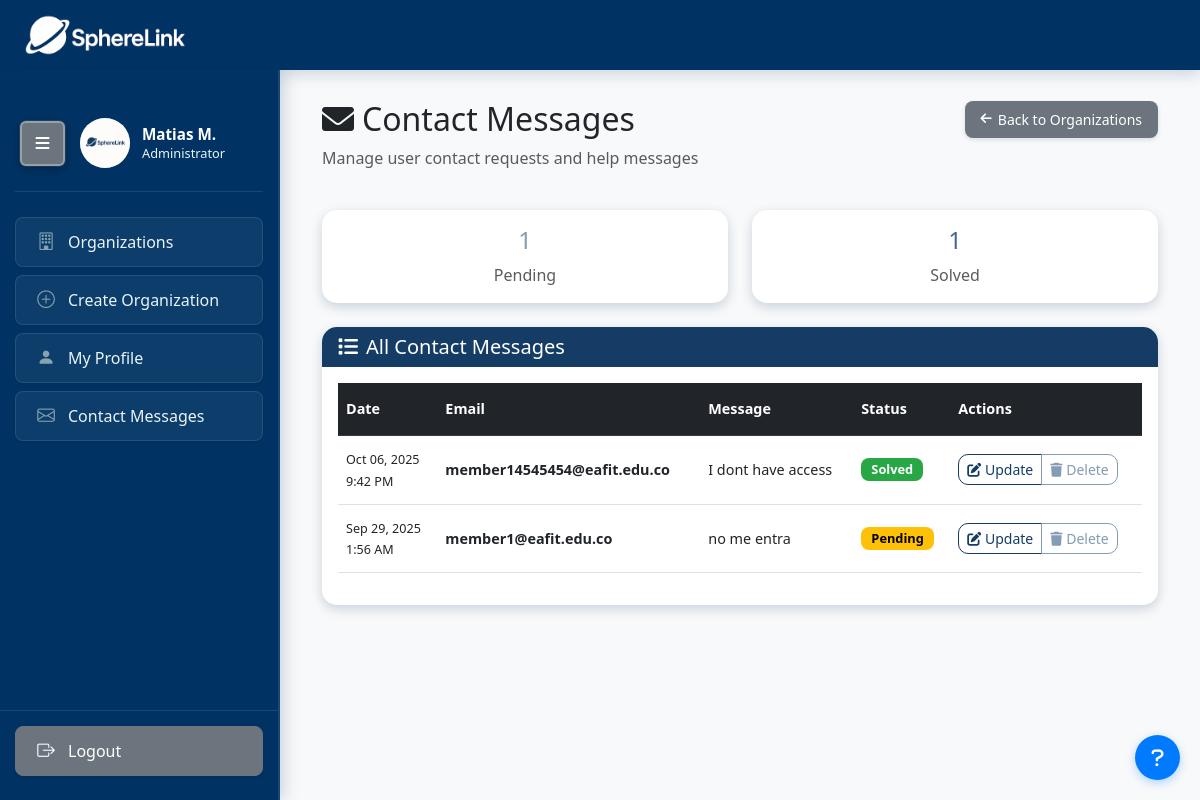
The page /organizations/contact-messages/ (signed in) on the database its author committed.
### profiles/models.py (models this page shows, shortened)
class Profile(models.Model):
    user = models.OneToOneField(User, on_delete=models.CASCADE)
    bio = models.TextField(blank=True, null=True)
    photo = models.ImageField(upload_to='profile_photos/', blank=True, null=True)

### registration/models.py (models this page shows, shortened)
class ContactMessage(models.Model):
    STATUS_CHOICES = [
        ('pending', 'Pending'),
        ('solved', 'Solved'),
    ]
    email = models.EmailField(help_text="User's email address")
    subject = models.CharField(max_length=200, default="Login/Account Help Request")
    message = models.TextField(help_text="Description of the issue or help needed")
    status = models.CharField(max_length=20, choices=STATUS_CHOICES, default='pending')
    created_at = models.DateTimeField(auto_now_add=True)
    updated_at = models.DateTimeField(auto_now=True)
    admin_notes = models.TextField(blank=True, null=True, help_text="Internal notes for administrators")
    class Meta:
        ordering = ['-created_at']
        verbose_name = "Contact Message"
        verbose_name_plural = "Contact Messages"

### organizations/views.py (the view, shortened to what this page needs)
# urls.py: path('contact-messages/', views.contact_messages_view, name='contact_messages'),
@login_required
def contact_messages_view(request):
    if not _is_super_admin(request.user):
        messages.error(request, "Access denied. Super Admin privileges required.")
        return redirect('events:dashboard')
    from registration.models import ContactMessage
    contact_messages = ContactMessage.objects.all().order_by('-created_at')
    pending_messages = contact_messages.filter(status='pending').count()
    solved_messages = contact_messages.filter(status='solved').count()
    context = {
        'contact_messages': contact_messages,
        'pending_messages': pending_messages,
        'solved_messages': solved_messages,
        'status_choices': ContactMessage.STATUS_CHOICES,
    }
    return render(request, 'organizations/contact_messages.html', context)

### organizations/views.py (called while the page is built, shortened)
def _is_super_admin(user):
    if not user.is_authenticated:
        return False
    if user.is_superuser:
        return True

### profiles/context_processors.py (called while the page is built)
def user_profile(request):
    if request.user.is_authenticated:
        try:
            profile = Profile.objects.get(user=request.user)
        except Profile.DoesNotExist:
            profile = None
    else:
        profile = None
    return {
        'user_profile': profile
    }

def unread_notifications(request):
    if request.user.is_authenticated:
        from events.models import Notification
        unread_count = Notification.objects.filter(user=request.user, is_read=False).count()
    else:
        unread_count = 0
    return {
        'unread_notifications_count': unread_count
    }

### organizations/templates/organizations/contact_messages.html (shortened to what this page needs)
{% extends 'organizations/superadmin_base.html' %}
{% block content %}
<div class="container">
    <div class="row mb-4">
        <div class="col-12">
            <div class="d-flex justify-content-between align-items-center mb-2">
                <h2 class="text-dark mb-0">
                    <i class="fas fa-envelope me-2"></i>Contact Messages
                </h2>
                <a href="{% url 'organizations:organization_list' %}" class="btn-back">
                    <i class="fas fa-arrow-left"></i>Back to Organizations
                </a>
            </div>
            <p class="text-muted">Manage user contact requests and help messages</p>
        </div>
    </div>
    <div class="row mb-4">
        <div class="col-md-6">
            <div class="card text-center">
                <div class="card-body">
                    <h4 class="text-warning">{{ pending_messages }}</h4>
                    <p class="text-muted mb-0">Pending</p>
                </div>
            </div>
        </div>
        <div class="col-md-6">
            <div class="card text-center">
                <div class="card-body">
                    <h4 class="text-success">{{ solved_messages }}</h4>
                    <p class="text-muted mb-0">Solved</p>
                </div>
            </div>
        </div>
    </div>
    <div class="row">
        <div class="col-12">
            <div class="card">
                <div class="card-header bg-primary text-white">
                    <h5 class="mb-0">
                        <i class="fas fa-list me-2"></i>All Contact Messages
                    </h5>
                </div>
                <div class="card-body">
                    {% if contact_messages %}
                        <div class="table-responsive">
                            <table class="table table-hover">
                                <thead class="table-dark">
                                    <tr>
                                        <th>Date</th>
                                        <th>Email</th>
                                        <th>Message</th>
                                        <th>Status</th>
                                        <th>Actions</th>
                                    </tr>
                                </thead>
                                <tbody>
                                    {% for message in contact_messages %}
                                    <tr data-message-id="{{ message.id }}">
                                        <td>
                                            <small>{{ message.created_at|date:"M d, Y" }}<br>
                                            {{ message.created_at|time:"g:i A" }}</small>
                                        </td>
                                        <td>
                                            <strong>{{ message.email }}</strong>
                                        </td>
                                        <td>
                                            <div style="max-width: 300px; word-wrap: break-word;">
                                                {{ message.message|truncatechars:100 }}
                                            </div>
                                        </td>
                                        <td>
                                            <span class="badge bg-{{ message.status }}">
                                                {{ message.get_status_display }}
                                            </span>
                                        </td>
                                        <td>
                                            <div class="btn-group" role="group">
                                                <button type="button" class="btn btn-sm btn-outline-primary"
                                                        data-bs-toggle="modal"
                                                        data-bs-target="#updateModal{{ message.id }}">
                                                    <i class="fas fa-edit"></i> Update
                                                </button>
                                                <button type="button" class="btn btn-sm btn-outline-danger"
                                                        onclick="deleteMessage({{ message.id }}, '{{ message.email }}')">
                                                    <i class="fas fa-trash"></i> Delete
                                                </button>
                                            </div>
                                        </td>
                                    </tr>
                                    {% endfor %}
                                </tbody>
                            </table>
                        </div>
                    {% else %}
                        <div class="text-center py-4">
                            <i class="fas fa-envelope fa-3x text-muted mb-3"></i>
                            <h5 class="text-muted mb-3">No contact messages yet</h5>
                            <p class="text-muted">Contact messages from users will appear here</p>
                        </div>
                    {% endif %}
                </div>
            </div>
        </div>
    </div>
</div>
{% endblock %}

### organizations/templates/organizations/superadmin_base.html (shortened to what this page needs)
{% load static %}
<!DOCTYPE html>
<html lang="en">
<head>
    <link href="https://cdn.jsdelivr.net/npm/bootstrap@5.3.0/dist/css/bootstrap.min.css" rel="stylesheet">
    <link href="https://cdnjs.cloudflare.com/ajax/libs/font-awesome/6.0.0/css/all.min.css" rel="stylesheet">
    <link href="https://cdn.jsdelivr.net/npm/bootstrap-icons@1.11.0/font/bootstrap-icons.css" rel="stylesheet">
    <link href="{% static 'css/global_colors.css' %}?v=3" rel="stylesheet">
</head>
<body>
     <div class="top-bar">
          <div class="logo-container">
               <a href="{% url 'organizations:organization_list' %}" class="logo-link">
                 <img src="{% static 'events/logo 1.png' %}" alt="SphereLink Logo" height="50" style="width: auto; object-fit: contain;">
               </a>
          </div>
   </div>
  <div class="main-container">
    <nav id="sidebar" class="sidebar">
      <div class="sidebar-header">
        <div class="sidebar-toggle">
          <button id="toggle-btn" class="toggle-btn">
            <i class="fas fa-bars" id="toggle-icon"></i>
          </button>
        </div>
        <div class="user-info-content">
          <div class="user-avatar-small">
            {% if user_profile.photo %}
              <img src="{{ user_profile.photo.url }}" alt="{{ user.get_full_name|default:user.username }}"
                   style="width: 100%; height: 100%; border-radius: 50%; object-fit: cover;">
            {% else %}
              {{ user.username|first|upper }}
            {% endif %}
          </div>
          <div class="user-details">
            <div class="user-name-small">
              {% if request.user.first_name %}
                {{ request.user.first_name }}
                {% if request.user.last_name %}
                  {{ request.user.last_name|first|upper }}.
                {% endif %}
              {% else %}
                {{ request.user.username }}
              {% endif %}
            </div>
            <div class="user-role">Administrator</div>
          </div>
        </div>
      </div>
      <div class="nav-content">
      <div class="nav-menu">
        <a href="{% url 'organizations:organization_list' %}" data-tooltip="Organizations">
          <i class="bi bi-building"></i><span>Organizations</span>
        </a>
        <a href="{% url 'organizations:create_organization' %}" data-tooltip="Create Organization">
          <i class="bi bi-plus-circle"></i><span>Create Organization</span>
        </a>
        <a href="{% url 'organizations:superadmin_profile' %}" data-tooltip="My Profile">
          <i class="bi bi-person-fill"></i><span>My Profile</span>
        </a>
        <a href="{% url 'organizations:contact_messages' %}" data-tooltip="Contact Messages">
          <i class="bi bi-envelope"></i><span>Contact Messages</span>
        </a>
      </div>
      <div class="nav-footer">
        <a href="{% url 'registration:logout' %}" data-tooltip="Logout">
          <i class="bi bi-box-arrow-right"></i><span>Logout</span>
        </a>
      </div>
      </div>
    </nav>
    <main>
      {% block content %}
      {% endblock %}
    </main>
  </div>
  <div class="floating-help-button">
    <a href="{% url 'organizations:superadmin_help' %}"
       class="help-float-btn"
       data-bs-toggle="tooltip"
       data-bs-placement="left"
       title="Super Admin Help Guide - Learn how to manage the system">
      <i class="fas fa-question"></i>
    </a>
  </div>
</body>
</html>

### static/css/global_colors.css (style rules this page uses)
:root { --primary-dark: #143c65; --primary-darker: #040e39; --primary-medium: #586884; --primary-light: #849cb4; --accent-blue: #84a4b0; --accent-dark: #46688c; --text-light: #ffffff; --text-muted: #e8f4f8; --text-dark: #040e39; --shadow-color: rgba(20, 60, 101, 0.2); --shadow-light: rgba(20, 60, 101, 0.1); --shadow-medium: rgba(20, 60, 101, 0.3); --shadow-dark: rgba(20, 60, 101, 0.4); }
.bg-primary { background-color: var(--primary-dark) !important; }
.text-success { color: var(--accent-dark) !important; }
.text-warning { color: var(--primary-light) !important; }
.btn-outline-primary { color: var(--primary-dark); border-color: var(--primary-dark); background: transparent; }
.btn-outline-danger { color: var(--primary-light); border-color: var(--primary-light); background: transparent; }
.card { border: none; border-radius: 15px; transition: all 0.3s ease; cursor: pointer; }
.card-body { transition: all 0.3s ease; }
.btn { border-radius: 10px; font-weight: 500; transition: all 0.3s ease; cursor: pointer; }

### organizations/templates/organizations/contact_messages.html (style rules this page uses)
.card { border: none; border-radius: 15px; transition: transform 0.2s ease, box-shadow 0.2s ease; }
.card-header { border-radius: 15px 15px 0 0 !important; border: none; }
.badge { font-size: 0.8rem; padding: 0.4em 0.8em; border-radius: 8px; }
.badge.bg-pending { background-color: #ffc107 !important; color: #000 !important; }
.badge.bg-solved { background-color: #28a745 !important; color: #fff !important; }
.table { font-size: 0.9rem; }
.table td { vertical-align: middle; padding: 12px 8px; }
.table th { padding: 15px 8px; font-weight: 600; }
.btn-sm { padding: 0.25rem 0.5rem; font-size: 0.875rem; }

### rows shown on the page
Profile: photo (picture)
ContactMessage: created_at "Oct 06, 2025", created_at "9:42 PM", email "member14545454@eafit.edu.co", message "I dont have access", status "Solved"
ContactMessage: created_at "Sep 29, 2025", created_at "1:56 AM", email "member1@eafit.edu.co", message "no me entra", status "Pending"

### other values the page prints
{{ request.user.first_name }} "Matias"
{{ request.user.last_name|first|upper }} "M"
{{ pending_messages }} "1"
{{ solved_messages }} "1"
